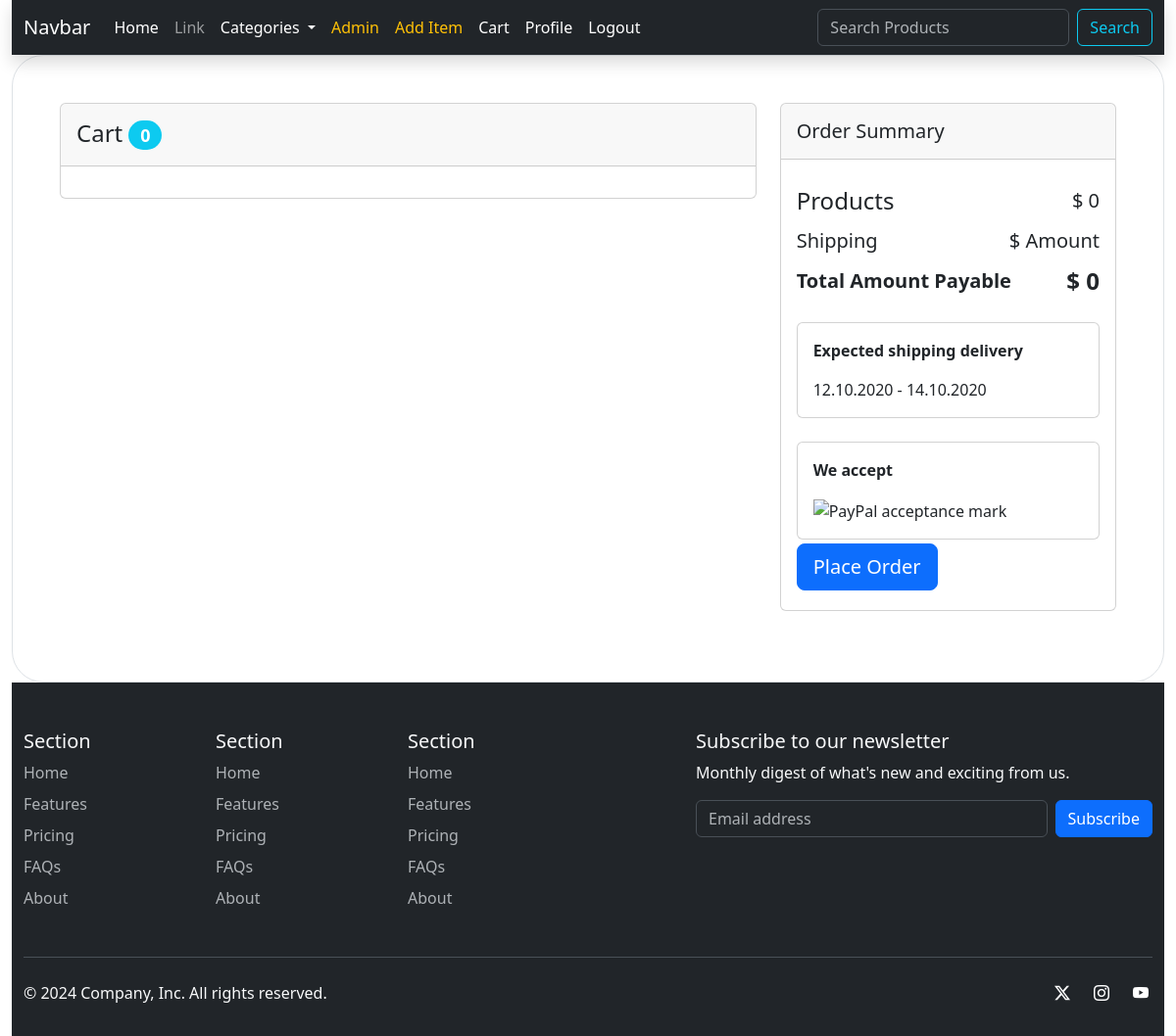
The app's page /cart/ (signed in), older data.
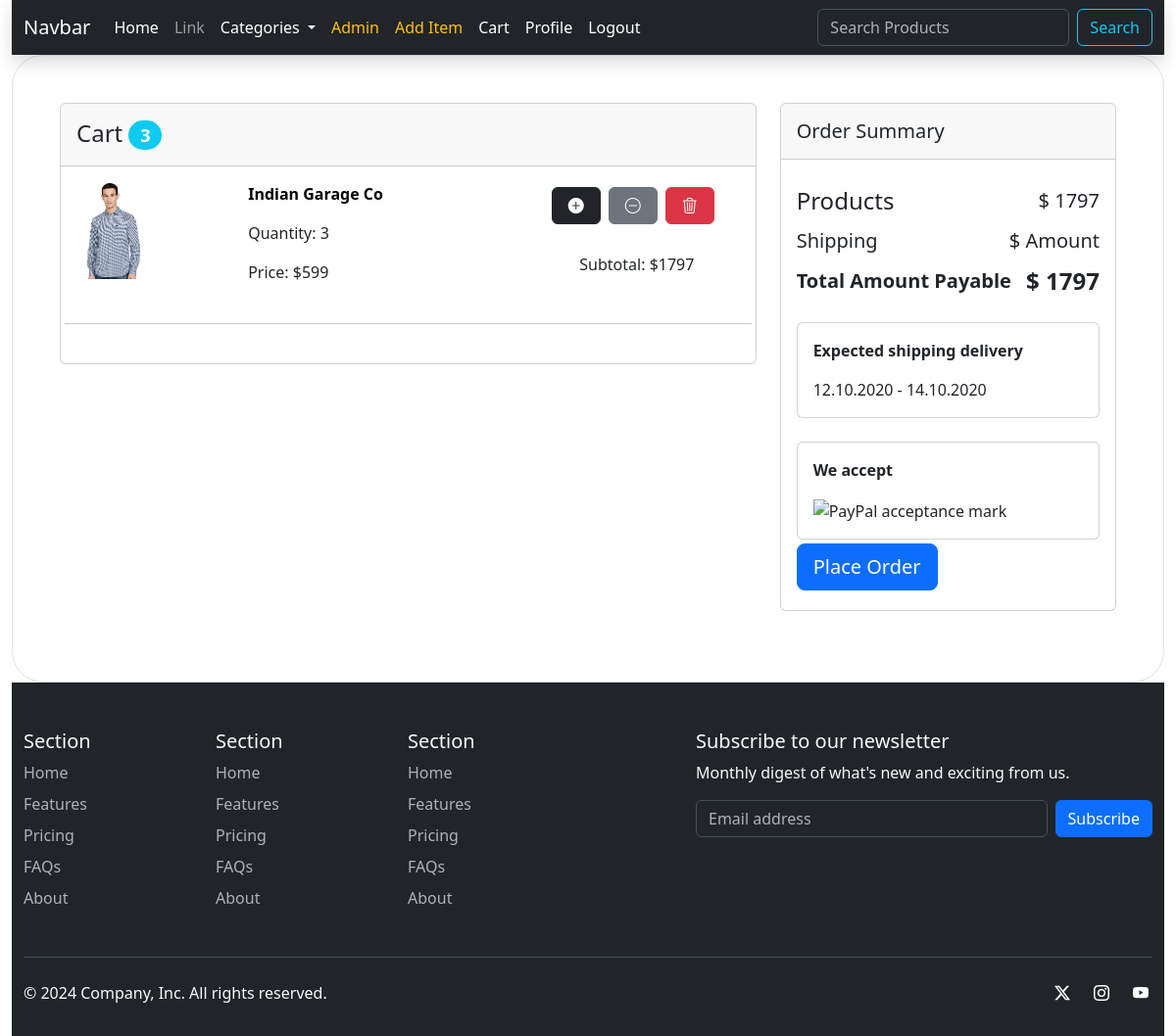
The same page, newer data.
### cart/models.py (models this page shows, shortened)
class Cart(models.Model):
    user = models.ForeignKey(
        User, related_name='cart_user', on_delete=models.CASCADE)
    quantity = models.IntegerField()
    products = models.ForeignKey(
        Item, related_name='cart_products', on_delete=models.CASCADE)
    date_added = models.DateTimeField(auto_now_add=True)

### Products/models.py (models this page shows, shortened)
class Item(models.Model):
    name = models.CharField(max_length=200)
    price = models.IntegerField()
    description = models.TextField(blank=True, null=True)
    stock = models.IntegerField()
    image = models.ImageField(upload_to='Item_images', blank=True, null=True)
    category = models.ForeignKey(
        Category, related_name='items', on_delete=models.CASCADE)
    created_by = models.ForeignKey(
        User, related_name='items', on_delete=models.CASCADE)
    created_at = models.DateTimeField(auto_now_add=True)

class Offers(models.Model):
    offer_item = models.ForeignKey(
        Item, related_name='offers', on_delete=models.CASCADE)
    offer_date_added = models.DateTimeField(auto_now_add=True)
    offer_starts = models.DateTimeField(auto_now=True)
    offer_ends = models.DateTimeField(auto_now=True)
    discount_rate = models.FloatField()
    @property
    def offer_discount(self):
        item_price = self.offer_item.price
        return round(item_price * self.discount_rate)
    class Meta:
        verbose_name_plural = "Offers"

### cart/views.py (the view)
# urls.py: path('', views.view_cart, name='view_cart'),
def view_cart(request):
    user = request.user
    cart_items = Cart.objects.filter(user=user)
    total_amount = 0
    for cart_item in cart_items:
        if cart_item.products.offers.exists():
            cart_item.latest_offer = cart_item.products.offers.latest(
                'offer_date_added')
            subtotal = cart_item.latest_offer.offer_discount * cart_item.quantity
        else:
            subtotal = cart_item.subtotal()
        total_amount += subtotal
        cart_item.subtotal_amount = subtotal
    return render(request, 'cart.html', {'cart_items': cart_items, 'total_amount': total_amount})

### core/context_processor.py (called while the page is built)
def categories_context_function(request):
    all_categories = Category.objects.all()
    return {'category_context': all_categories}

def no_of_items_in_cart_context_function(request):
    no_of_items_in_cart = 0
    user = request.user
    try:
        cart_of_user = Cart.objects.filter(user=user)
        for i in cart_of_user:
            no_of_items_in_cart += i.quantity
    except:
        count = 0
    return {'no_of_items_in_cart_context': no_of_items_in_cart}

### templates/cart.html (shortened to what the changed rows need)
{% extends 'base.html' %}
{% block content %}
<div class="bg-white border rounded-5">
    <section class="w-100 p-5 gradient-custom" style="border-radius: .5rem .5rem 0 0;">
        <div class="row">
            <div class="col-md-8">
                <div class="card mb-4">
                    <div class="card-header py-3">
                        <h5 class="mb-0 fs-4">Cart <span
                                class="badge bg-info rounded-pill">{{no_of_items_in_cart_context}}</span></h5>
                    </div>
                    <div class="card-body">
                        {% for cart_item in cart_items %}
                        <div class="row">
                            <div class="col-lg-3 col-md-12 mb-4 mb-lg-0">
                                <div class="bg-image hover-overlay hover-zoom ripple rounded"
                                    data-mdb-ripple-color="light">
                                    <a href="{% url 'core:ProductDetails' cart_item.products.id %}"
                                        class="text-decoration-none text-black">
                                        <img src="{{cart_item.products.image.url}}" class="w-50">
                                    </a>
                                </div>
                            </div>
                            <div class="col-lg-5 col-md-6 mb-4 mb-lg-0">
                                <p><strong><a href="{% url 'core:ProductDetails' cart_item.products.id %}"
                                            class="text-decoration-none text-black">{{cart_item.products.name}}</a></strong>
                                </p>
                                <p>Quantity: {{cart_item.quantity}}</p>
                                <p class="">
                                    Price:
                                    {% if cart_item.latest_offer %}
                                    ${{ cart_item.latest_offer.offer_discount }}
                                    {% else %}
                                    {{cart_item.products.price}}
                                    {% endif %}
                                </p>
                            </div>
                            <div class="col-lg-4 col-md-6 mb-4 mb-lg-0">
                                <div class="btn btn-sm d-flex justify-content-center  mb-4" style="max-width: 300px">
                                    <a href="{% url 'cart:add_to_cart' cart_item.products.id %}"
                                        class="btn btn-dark px-3 me-2">
                                        <i class="bi bi-plus-circle-fill"></i>
                                    </a>
                                    <a href="{% url 'cart:substract_from_cart' cart_item.products.id %}"
                                        class="btn btn-secondary px-3 me-2">
                                        <i class="bi bi-dash-circle"></i>
                                    </a>
                                    <a href="{% url 'cart:delete_from_cart' cart_item.products.id %}"
                                        class="btn btn-danger px-3 me-2">
                                        <i class="bi bi-trash3"></i>
                                    </a>
                                </div>
                                <p class="text-start text-md-center">
                                    Subtotal:
                                    {% if cart_item.latest_offer %}
                                    ${{ cart_item.subtotal_amount }}
                                    {% else %}
                                    ${{ cart_item.subtotal }}
                                    {% endif %}
                                </p>
                            </div>
                            <hr class="my-4">
                        </div>
                        {%endfor%}
                    </div>
                </div>
            </div>
            <div class="col-md-4">
                <div class="card mb-4">
                    <div class="card-body">
                        <ul class="list-group list-group-flush">
                            <li
                                class="list-group-item d-flex justify-content-between align-items-center border-0 px-0 pb-0 lead fs-4 fw-normal">
                                Products
                                <span class="lead fs-5 fw-normal">$ {{total_amount}}</span>
                            </li>
                            <li
                                class="list-group-item d-flex justify-content-between align-items-center border-0 px-0 mb-3">
                                <span><strong class="lead fs-4 fw-bold">$ {{total_amount}}</strong></span>
                            </li>
                        </ul>
                    </div>
                </div>
            </div>
        </div>
    </section>
</div>
{%endblock%}

Row changes from the older to the newer data that the page shows:
added Cart: products.image (picture), products.name "Indian Garage Co", quantity "3", latest_offer.offer_discount "599", subtotal_amount "1797"
Text that changed along with them:
{{ no_of_items_in_cart_context }}: "0" → "3"
{{ total_amount }}: "0" → "1797"
